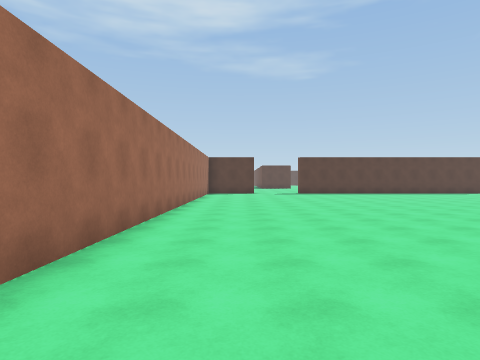
view 1 (above)

24 first-person views from a walk through a 3-D level made in the Unity game engine. The camera is 1.5 m above the floor, looks level and sees 75° across. The floor is counted in squares, 2 m on a side. Each view is taken from the middle of a square. On the plan, view 1 faces up. The plan holds only what a view shows up to about 10 squares ahead; the rest is blank. The place goes on beyond the plan. The player is left out. Some animated figures are not drawn.

view 2
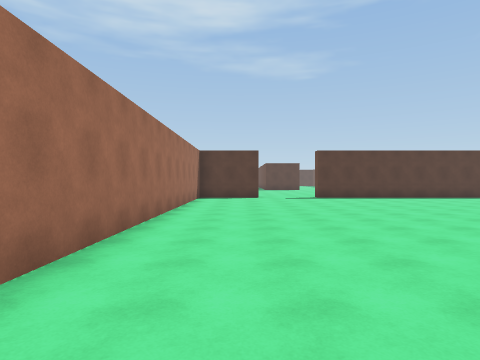

view 3
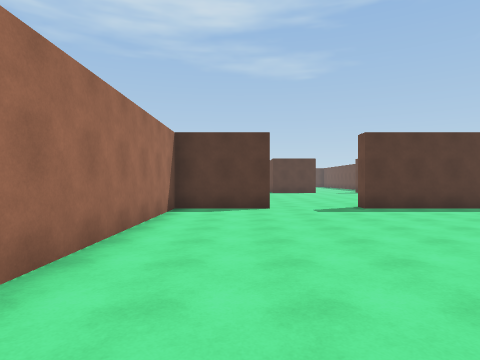

view 4
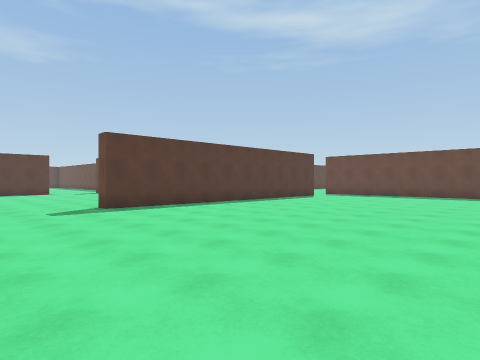

view 5
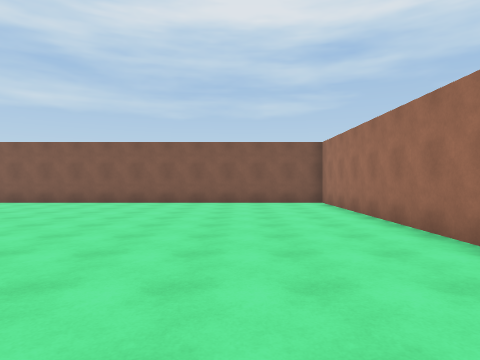

view 6
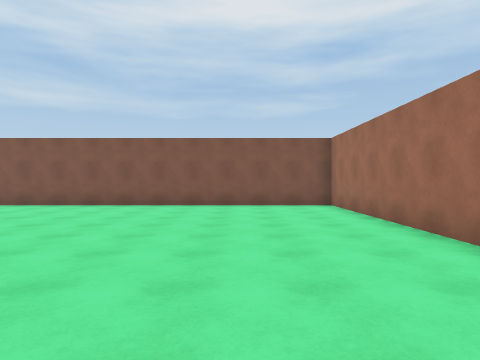

view 7
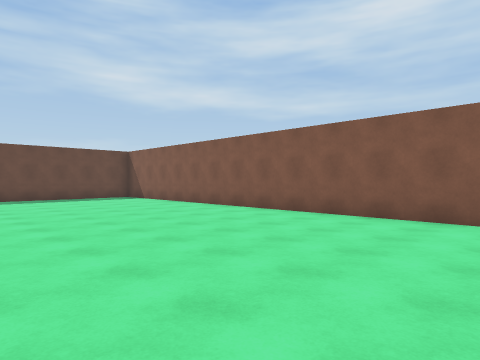

view 8
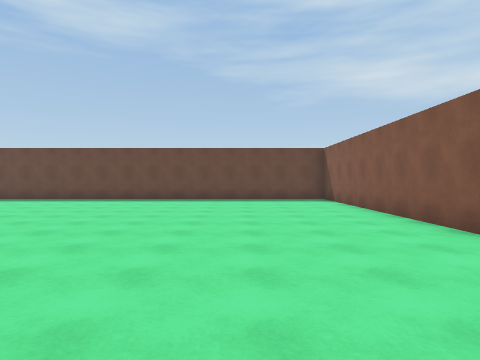

view 9
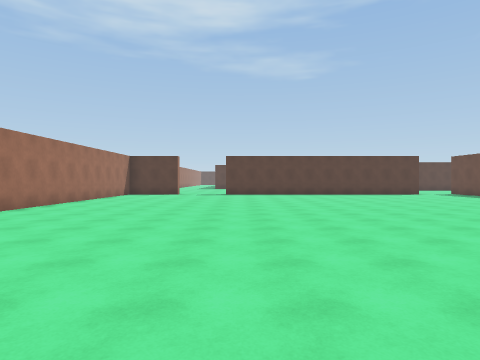

view 10
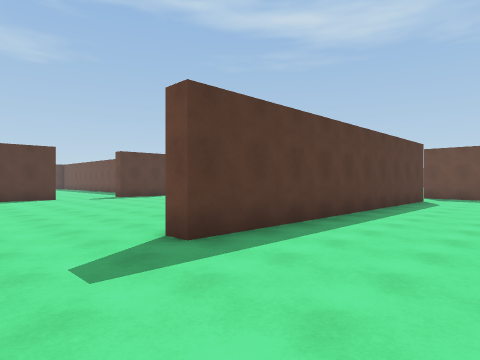

view 11
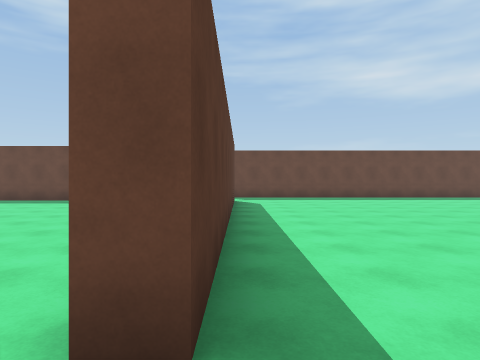

view 12
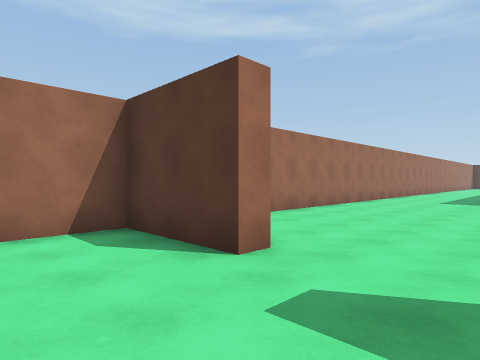

view 13
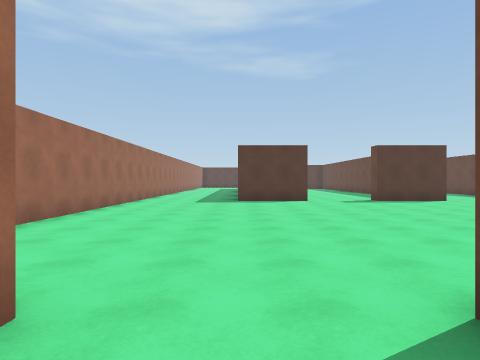

view 14
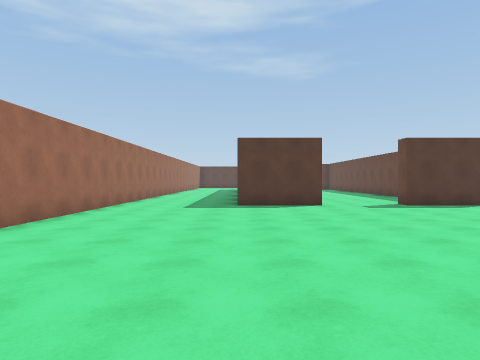

view 15
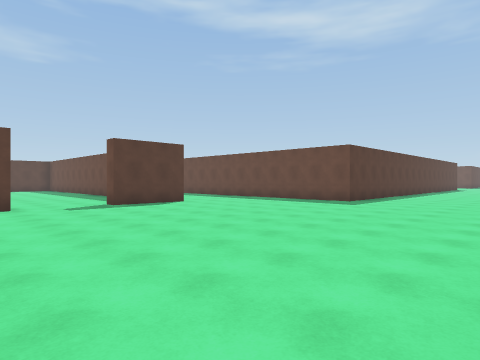

view 16
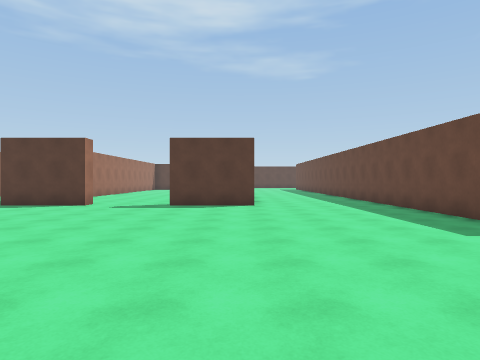

view 17
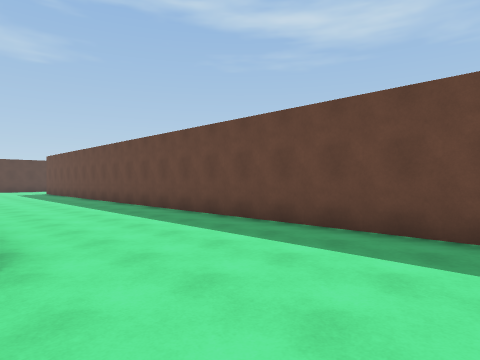

view 18
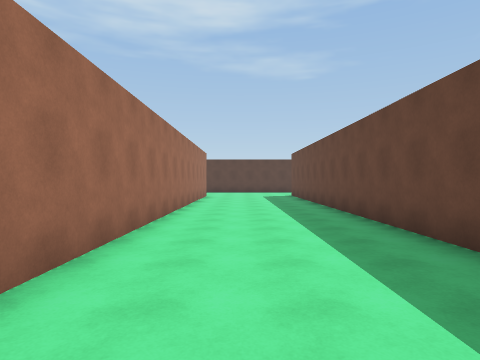

view 19
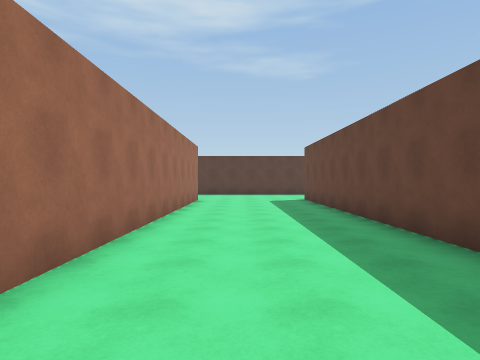

view 20
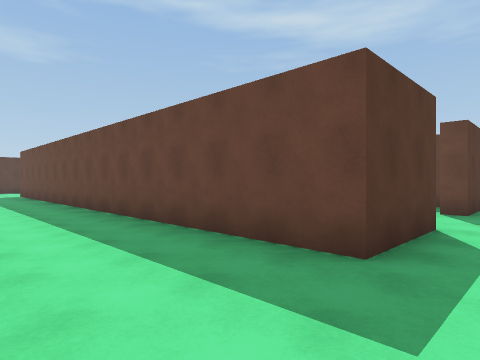

view 21
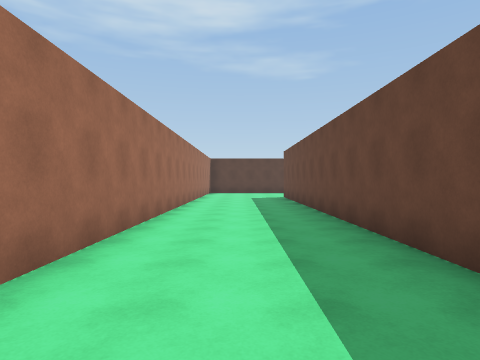

view 22
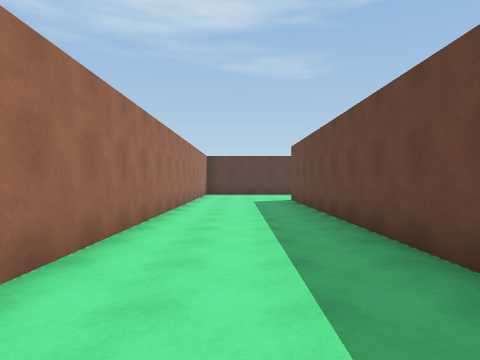

view 23
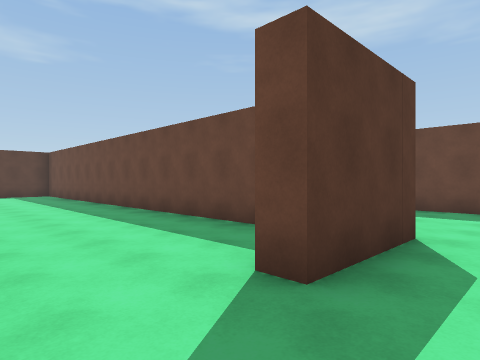

view 24
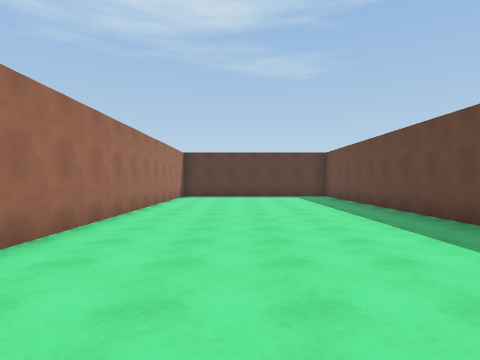

### Floor plan
Points are (right, up) in squares from view 1. A wall is a line through its corners. A room is listed if a view was taken in it or the views show most of it. See-through windows are left out.
Room 1 (views 1, 2, 3, 4, 5, 6, 7, 8, 9, 10, 11, 12, 13)
walls: (12, 17.2) (3.3, 17.2) (3.3, 17.8); (0.8, 17.8) (0.8, 17.2) (-1.7, 17.2) (-1.7, -2.3) (13, -2.3)
ways out: opening at (2, 18) to room 2
Room 2 (views 14, 15, 16, 17, 18, 19, 20, 21, 22, 23)
walls: (13.5, 23.8) (13.5, 41); (9.5, 27.2) (6.9, 27.2) (6.9, 27.8); (4.4, 27.8) (4.4, 27.2) (1.9, 27.2) (1.9, 41); (-1.7, 28) (-1.7, 20.8); (9.4, 41) (9.4, 30); (-1.7, 41) (-1.7, 31.1)
ways out: opening at (2, 18) to room 1; opening at (5.5, 27) to room 3
Room 3 (view 24)
walls: (2.4, 38) (2.4, 31.2); (8.9, 28.1) (8.9, 38)
ways out: opening at (5.5, 27) to room 2

Where each view was taken, in squares from view 1:
view 1: 0 up, 0 right, facing up
view 2: 4 up, 0 right, facing up
view 3: 9 up, 0 right, facing up
view 4: 9 up, 0 right, facing up-right
view 5: 8 up, 1 right, facing down
view 6: 7 up, 1 right, facing down
view 7: 4 up, 2 right, facing down-right
view 8: 1 up, 3 right, facing right
view 9: 1 up, 4 right, facing up
view 10: 14 up, 1 right, facing up-right
view 11: 17 up, 2 right, facing right
view 12: 15 up, 3 right, facing up-left
view 13: 16 up, 2 right, facing up
view 14: 18 up, 2 right, facing up
view 15: 18 up, 3 right, facing up-right
view 16: 18 up, 9 right, facing up
view 17: 24 up, 9 right, facing up-right
view 18: 28 up, 11 right, facing up
view 19: 31 up, 11 right, facing up
view 20: 26 up, 1 left, facing up-right
view 21: 29 up, 0 right, facing up
view 22: 31 up, 0 right, facing up
view 23: 26 up, 5 right, facing up-right
view 24: 28 up, 5 right, facing up
